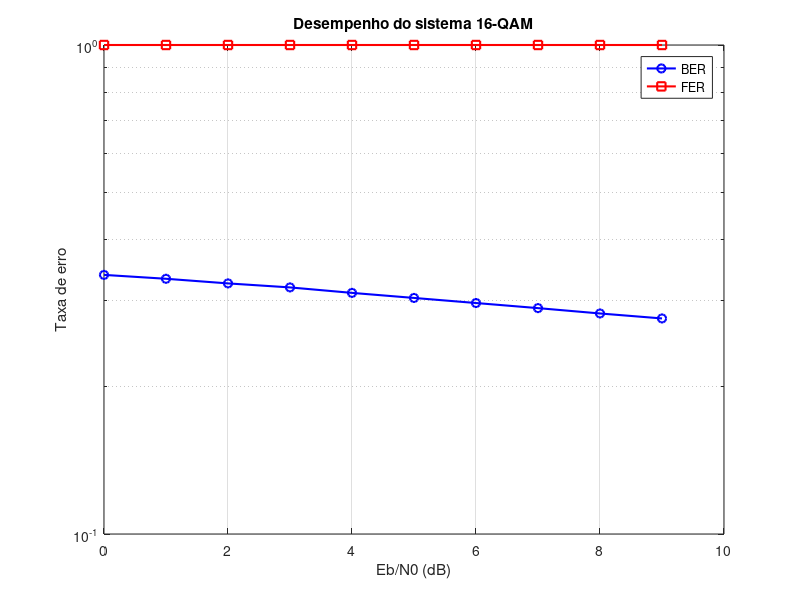

This chart was generated by the following MATLAB code:
% Trabalho Final - Grupo 5
%
% Especificaï¿½ï¿½es:
%   5 BPSK, 16-QAM LDPC n = 1944, R = {1/2}
%
% Proposta:
%  Modelar sistema ï¿½completoï¿½ de comunicaï¿½ï¿½o de dados, contendo, no mï¿½nimo, 
%  os seguintes componentes: (1) Fonte de informaï¿½ï¿½o, 
%  (2) Codificador de canal, (3) Modulaï¿½ï¿½o, (4) Ruï¿½do,
%  (5) Demodulaï¿½ï¿½o, (6) Decodificador de canal, (7) Receptor de informaï¿½ï¿½o  
%
% Objetivo:
%  1) Avaliar um sistema completo em termos de bit error rate (BER) e 
%  frame error rate (FER) variando parï¿½metros do sistema
%  2) Avaliaï¿½ï¿½o para um intervalo de Eb/N0
%  3) Analisar a eficiï¿½ncia de cï¿½digos e modulaï¿½ï¿½es
%  utilizadas no padrï¿½o IEEE 802.11
%
% Luccas da Silva Lima - 00324683 
% Matheus Almeida Silva - 00316326
% Thiago Leonel Rancan Bischoff - 00324856
% -------------------------------------------------------------------------


clear;
close;
num_b = 1000000; % Número de bits a serem simulados
bits = randi([0 1], 1, num_b); % Geração de bits aleatórios
Eb_N0_dB = 0:1:9; % Faixa de Eb/N0 em dB
Eb_N0_lin = 10 .^ (Eb_N0_dB/10); % Faixa de Eb/N0 linearizada
ber = zeros(size(Eb_N0_lin)); % Pré-alocação do vetor de BER
fer = zeros(size(Eb_N0_lin)); % Pré-alocação do vetor de FER
Eb = 1; % Energia por bit para a modulação utilizada
num_bits_frame = 2300 * 8; % Tamanho do quadro em bits (2300 bytes)

% Modulação (16-QAM)
mod_order = 16; % Ordem da modulação

% Agrupando bits para formar símbolos
symbols_per_bit = log2(mod_order); % Número de bits por símbolo
num_symbols = num_b / symbols_per_bit; % Número de símbolos
tx_bits = reshape(bits, symbols_per_bit, num_symbols).'; % Reshape para vetor de símbolos
decimal_symbols = bi2de(tx_bits, 'left-msb'); % Conversão de bits para decimal
mod_symbols = qammod(decimal_symbols, mod_order); % Modulação 16-QAM (sem argumentos adicionais)

% Normalização da potência média do símbolo
mod_symbols = mod_symbols / sqrt(mean(abs(mod_symbols).^2)); % Normalizar para potência unitária

for i = 1:length(Eb_N0_lin)
    NP = Eb / Eb_N0_lin(i); 
    NA = sqrt(NP / 2);

    % Adição de ruído ao sinal transmitido
    noise = NA * (randn(size(mod_symbols)) + 1j * randn(size(mod_symbols)));
    rx_symbols = mod_symbols + noise; % Sinal recebido

    % Demodulação
    rx_decimal_symbols = qamdemod(rx_symbols, mod_order); % Demodulação 16-QAM
    rx_bits = de2bi(rx_decimal_symbols, symbols_per_bit, 'left-msb').'; % Conversão de volta para bits
    rx_bits = rx_bits(:).'; % Vetorizar os bits recebidos

    % Cálculo de BER
    bit_errors = sum(bits ~= rx_bits);
    ber(i) = bit_errors / num_b;

    % Cálculo de FER
    fer(i) = 1 - (1 - ber(i))^num_bits_frame;
end

% Plotagem dos resultados
figure;
semilogy(Eb_N0_dB, ber, 'b-o', 'LineWidth', 1.5); hold on;
semilogy(Eb_N0_dB, fer, 'r-s', 'LineWidth', 1.5);
grid on;
xlabel('Eb/N0 (dB)');
ylabel('Taxa de erro');
title('Desempenho do sistema 16-QAM');
legend('BER', 'FER');
